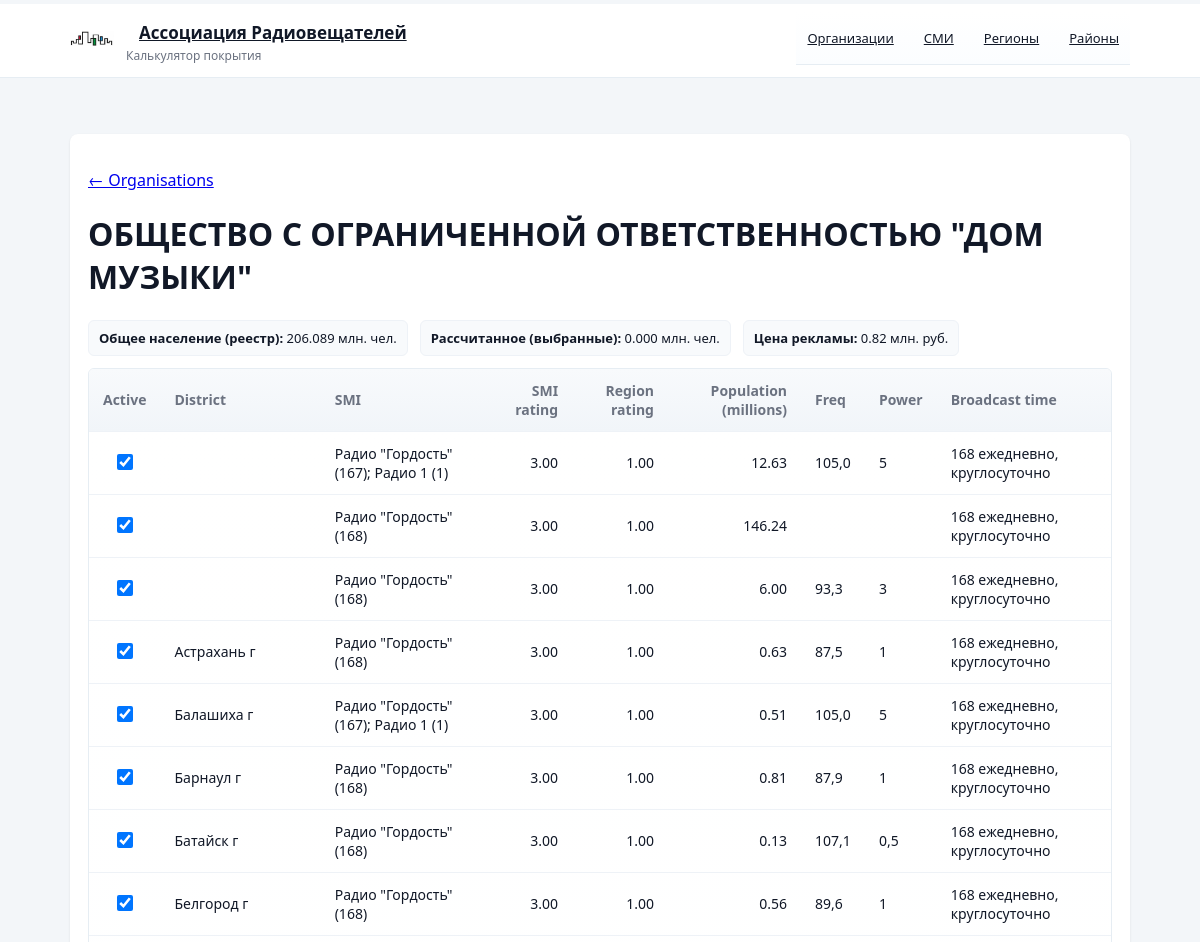
Before: /org/1477 (upper part) with the older database file.
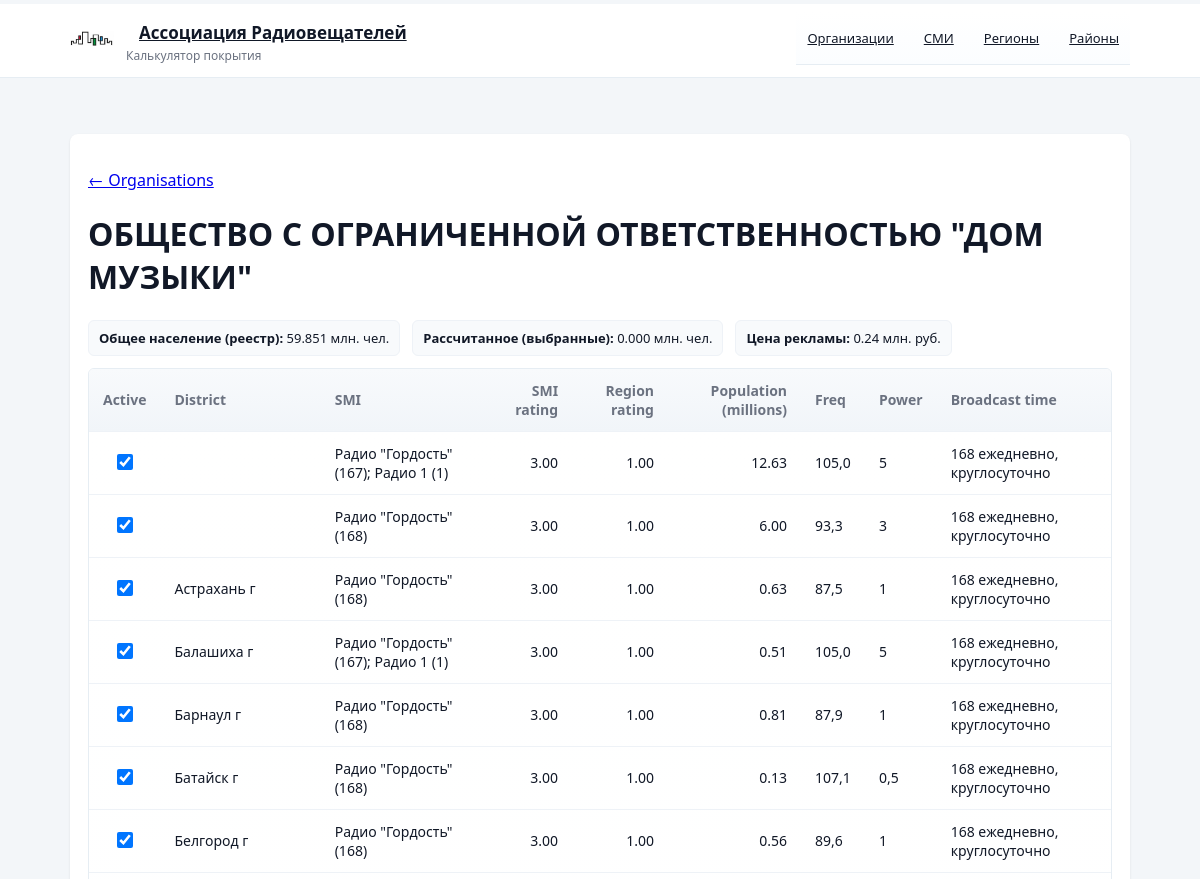
After: the same page with the newer database file.
### tables this page shows
CREATE TABLE organisation (
    id INTEGER PRIMARY KEY AUTOINCREMENT,
    org_id INTEGER NOT NULL,
    name TEXT NOT NULL,
    name_short TEXT,
    inn TEXT NOT NULL UNIQUE,
    ogrn TEXT NOT NULL UNIQUE,
    address TEXT NOT NULL,
    phone TEXT,
    email TEXT,
    arv_member INTEGER DEFAULT 0,
    population_sum INTEGER,
    created_at TIMESTAMP DEFAULT CURRENT_TIMESTAMP
);

CREATE TABLE district (
    id INTEGER PRIMARY KEY AUTOINCREMENT,
    region_id INTEGER NOT NULL,
    name TEXT NOT NULL,
    population INTEGER,
    rating REAL,
    created_at TIMESTAMP DEFAULT CURRENT_TIMESTAMP,
    FOREIGN KEY (region_id) REFERENCES region(id)
);

CREATE TABLE smi (
    id INTEGER PRIMARY KEY AUTOINCREMENT,
    smi_id INTEGER NOT NULL,
    name TEXT NOT NULL,
    rating REAL DEFAULT 3.0,
    created_at TIMESTAMP DEFAULT CURRENT_TIMESTAMP
);

### app.py (the view)
@app.route('/org/<int:org_db_id>')
def organisation_detail(org_db_id: int):
    db = get_db()
    cur = db.execute('SELECT id, org_id, name, name_short, inn FROM organisation WHERE id = ?', (org_db_id,))
    org = cur.fetchone()
    if org is None:
        abort(404)
    rows = []
    try:
        q = '''
            SELECT b.id AS broadcast_id,
                   d.id AS district_id,
                   d.name AS district_name,
                   d.population AS population,
                   s.name AS smi_name,
                   COALESCE(s.rating, 0.0) AS smi_rating,
                   COALESCE(r.rating, 0.0) AS region_rating,
                   b.mount_point, b.channel_num, b.freq, b.power, b.brcst_time,
                   COALESCE(b.is_active, 1) AS is_active
            FROM broadcast b
            JOIN district d ON b.district_id = d.id
            JOIN smi s ON b.smi_id = s.id
            JOIN region r ON d.region_id = r.id
            WHERE b.org_id = ?
            ORDER BY d.name
            '''
        rows = db.execute(q, (org_db_id,)).fetchall()
    except Exception:
        rows = []
    sum_q = '''
    SELECT SUM(DISTINCT d.population) AS total_population
    FROM broadcast b
    JOIN district d ON b.district_id = d.id
    WHERE b.org_id = ?
    '''
    total_row = db.execute(sum_q, (org_db_id,)).fetchone()
    total_population = total_row['total_population'] or 0
    def fmt_pop(p):
        try:
            return float(p) / 1000000.0
        except Exception:
            return None
    districts = []
    for r in rows:
        districts.append({
            'district_id': r['district_id'],
            'district_name': r['district_name'],
            'population': fmt_pop(r['population']),
            'smi_name': r['smi_name'],
            'smi_rating': float(r['smi_rating']) if r['smi_rating'] is not None else None,
            'region_rating': float(r['region_rating']) if r['region_rating'] is not None else None,
            'mount_point': r['mount_point'],
            'channel_num': r['channel_num'],
            'freq': r['freq'],
            'power': r['power'],
            'brcst_time': r['brcst_time'],
            'broadcast_id': r['broadcast_id'],
            'is_active': bool(r['is_active'])
        })
    return render_template('org-broadcasts.html', org=org, districts=districts, total_population=fmt_pop(total_population))

### app.py (called while the page is built)
def get_db():
    db = getattr(g, '_database', None)
    if db is None:
        if not DB_PATH.exists():
            raise RuntimeError(f"Database not found at {DB_PATH}. Run the importer first.")
        db = sqlite3.connect(str(DB_PATH))
        db.row_factory = sqlite3.Row
        g._database = db
        try:
            cols = [r[1] for r in db.execute("PRAGMA table_info(broadcast)").fetchall()]
            if 'is_active' not in cols:
                db.execute("ALTER TABLE broadcast ADD COLUMN is_active INTEGER DEFAULT 1")
                db.commit()
        except Exception:
            pass
    return db

@app.teardown_appcontext
def close_connection(exception):
    db = getattr(g, '_database', None)
    if db is not None:
        db.close()

### templates/org-broadcasts.html (shortened to what this page needs)
<!doctype html>
<html lang="en">
  <head>
    <link rel="stylesheet" href="{{ url_for('static', filename='style.css') }}">
  </head>
  <body>
    <header class="site-header">
      <div class="nav-container">
        <div class="site-brand">
          <img src="{{ url_for('static', filename='logo.png') }}" alt="logo" class="logo">
          <div>
            <div class="brand-name"><a class="btn" href="{{ url_for('index') }}">Ассоциация Радиовещателей</a></div>
            <div class="brand-sub small">Калькулятор покрытия</div>
          </div>
        </div>
        <nav class="page-nav">
          <a class="btn" href="{{ url_for('org_list') }}">Организации</a>
          <a class="btn" href="{{ url_for('smi_list') }}">СМИ</a>
          <a class="btn" href="{{ url_for('region_list') }}">Регионы</a>
          <a class="btn" href="{{ url_for('district_list') }}">Районы</a>
        </nav>
      </div>
    </header>
    <div class="container">
      <div class="card">
        <p><a href="/">← Organisations</a></p>
        <h1>{{ org['name'] }}</h1>
        <div class="meta-row" style="margin-top:12px">
          <div class="meta"><strong>Общее население (реестр):</strong> <span id="total_population_value">{{ '%.3f'|format(total_population) if total_population is not none else '0' }}</span> млн. чел.</div>
          <div class="meta"><strong>Рассчитанное (выбранные):</strong> <span id="calculated_population_value">0.000</span> млн. чел.</div>
          <div class="meta"><strong>Цена рекламы:</strong> <span id="price_value">{{ '%.2f'|format(total_population * 0.004) if total_population is not none else '0' }}</span> млн. руб.</div>
        </div>
        {% if districts %}
        <form method="post" action="{{ url_for('update_active', org_db_id=org['id']) }}">
          <div class="table-wrap" style="margin-top:12px">
            <table class="app-table">
              <thead>
                <tr>
                  <th style="width:64px">Active</th>
                  <th>District</th>
                  <th>SMI</th>
                  <th style="text-align:right">SMI rating</th>
                  <th style="text-align:right">Region rating</th>
                  <th style="text-align:right">Population (millions)</th>
                  <th>Freq</th>
                  <th>Power</th>
                  <th>Broadcast time</th>
                </tr>
              </thead>
              <tbody>
                {% for d in districts %}
                <tr>
                  <td style="text-align:center">
                    <input type="checkbox" name="active" value="{{ d['broadcast_id'] }}" data-smi-rating="{{ d['smi_rating'] or 0 }}" data-region-rating="{{ d['region_rating'] or 0 }}" data-population="{{ d['population'] or 0 }}" {% if d['is_active'] %}checked{% endif %} />
                  </td>
                  <td>{{ d['district_name'] }}</td>
                  <td>{{ d['smi_name'] }}</td>
                  <td class="numeric">{{ '%.2f'|format(d['smi_rating']) if d['smi_rating'] is not none else '' }}</td>
                  <td class="numeric">{{ '%.2f'|format(d['region_rating']) if d['region_rating'] is not none else '' }}</td>
                  <td class="numeric population">{{ '%.2f'|format(d['population']) if d['population'] is not none else '' }}</td>
                  <td>{{ d['freq'] or '' }}</td>
                  <td>{{ d['power'] or '' }}</td>
                  <td>{{ d['brcst_time'] or '' }}</td>
                </tr>
                {% endfor %}
              </tbody>
            </table>
          </div>
        {% else %}
          <p>No broadcast rows found for this organisation.</p>
        {% endif %}
        </form>
      </div>
    </div>
  </body>
</html>

### static/style.css (style rules this page uses)
:root { --bg: #f3f6f9; --surface: #ffffff; --muted: #6b7280; --text: #111827; --primary: #0078d4; --primary-variant: #005a9e; --accent: #00b294; --shadow: 0 1px 3px rgba(16,24,40,0.06), 0 1px 2px rgba(16,24,40,0.04); }
* { box-sizing:border-box }
html,body { height:100% }
body { margin:0; font-family: "Segoe UI", Roboto, "Helvetica Neue", Arial, sans-serif; background:var(--bg); color:var(--text); -webkit-font-smoothing:antialiased; -moz-osx-font-smoothing:grayscale; }
.container { max-width:1100px; margin:28px auto; padding:20px; }
.nav-container { max-width:1100px; margin:4px auto; padding:4px 20px; }
.card { background:var(--surface); border-radius:8px; box-shadow:var(--shadow); padding:18px; }
.btn { display:inline-block;padding:8px 12px;border-radius:6px;border:1px solid transparent;background:transparent;color:var(--text);cursor:pointer }
.table-wrap { overflow:auto;border-radius:6px;border:1px solid #e6edf3;background:linear-gradient(180deg, #fff, #fbfdff) }
table.app-table { width:100%;border-collapse:collapse;font-size:14px }
table.app-table th, table.app-table td { padding:12px 14px;text-align:left;border-bottom:1px solid #eef2f7 }
table.app-table thead th { background:linear-gradient(180deg,#f8fafc,#f1f5f9);color:var(--muted);font-weight:600 }
table.app-table td.numeric { text-align:right }
.small { font-size:13px;color:var(--muted) }
.meta-row { display:flex;gap:12px;align-items:center;margin-bottom:8px }
.meta-row .meta { background:#f8fafc;padding:8px 10px;border-radius:6px;border:1px solid #eef2f7;font-size:13px }
input[type="checkbox"] { width:16px;height:16px }
.page-nav { display:flex;gap:8px;align-items:center }
.page-nav .btn { padding:6px 10px;font-size:13px }
.page-nav { position:sticky;top:0;background:linear-gradient(180deg,var(--surface),#fbfdff);z-index:40;padding:10px 0;border-bottom:1px solid #e6edf3 }
.container { padding-top:28px }
.site-header { position:sticky;top:0;left:0;right:0;background:var(--surface);z-index:60;border-bottom:1px solid #e6edf3 }
.site-header .container, .site-header .nav-container { display:flex;flex-direction:row;justify-content:space-between;align-items:center;gap:12px;padding-top:8px;padding-bottom:8px }
.site-brand { display:flex;align-items:center;gap:12px }
.site-brand .logo { width:44px;height:44px;flex:0 0 44px;object-fit:contain }
.brand-name { font-weight:700;font-size:17px;line-height:1 }
.brand-sub { font-size:12px;color:var(--muted);line-height:1 }
.page-nav { margin-left:12px }

Changed rows visible on the page:
removed district: active "☑", smi_name "Радио \"Гордость\" (168)", smi_rating "3.00", region_rating "1.00", population "146.24", d "168 ежедневно, круглосуточно"
Other visible differences:
text no longer shown: "206.089 0.82"
text now shown: "59.851 0.24"
